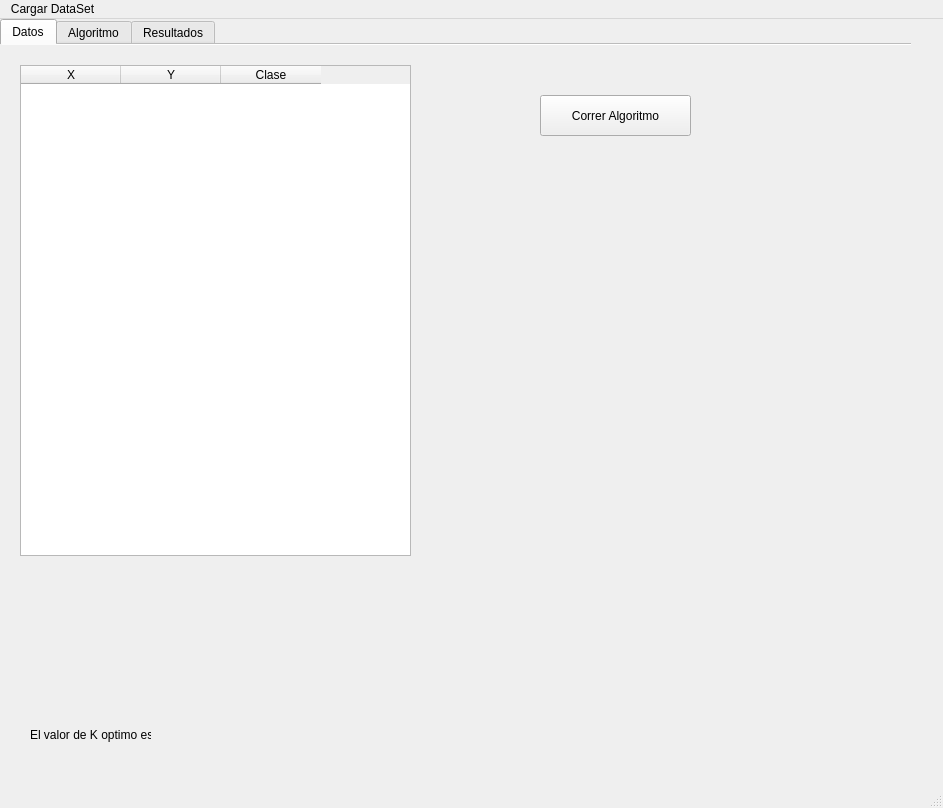
<?xml version="1.0" encoding="UTF-8"?>
<ui version="4.0">
 <class>MainWindow</class>
 <widget class="QMainWindow" name="MainWindow">
  <property name="geometry">
   <rect>
    <x>0</x>
    <y>0</y>
    <width>943</width>
    <height>808</height>
   </rect>
  </property>
  <property name="windowTitle">
   <string>MainWindow</string>
  </property>
  <widget class="QWidget" name="centralwidget">
   <widget class="QTabWidget" name="tabWidget">
    <property name="geometry">
     <rect>
      <x>0</x>
      <y>0</y>
      <width>911</width>
      <height>671</height>
     </rect>
    </property>
    <property name="currentIndex">
     <number>0</number>
    </property>
    <property name="documentMode">
     <bool>true</bool>
    </property>
    <property name="tabsClosable">
     <bool>false</bool>
    </property>
    <property name="movable">
     <bool>true</bool>
    </property>
    <property name="tabBarAutoHide">
     <bool>true</bool>
    </property>
    <widget class="QWidget" name="tab">
     <attribute name="title">
      <string>Datos</string>
     </attribute>
     <widget class="QTableWidget" name="tableWidget">
      <property name="geometry">
       <rect>
        <x>20</x>
        <y>20</y>
        <width>391</width>
        <height>491</height>
       </rect>
      </property>
      <column>
       <property name="text">
        <string>X</string>
       </property>
      </column>
      <column>
       <property name="text">
        <string>Y</string>
       </property>
      </column>
      <column>
       <property name="text">
        <string>Clase</string>
       </property>
      </column>
     </widget>
     <widget class="QPushButton" name="pushButton">
      <property name="geometry">
       <rect>
        <x>540</x>
        <y>50</y>
        <width>151</width>
        <height>41</height>
       </rect>
      </property>
      <property name="text">
       <string>Correr Algoritmo</string>
      </property>
     </widget>
    </widget>
    <widget class="QWidget" name="tab_2">
     <attribute name="title">
      <string>Algoritmo</string>
     </attribute>
    </widget>
    <widget class="QWidget" name="tab_3">
     <attribute name="title">
      <string>Resultados</string>
     </attribute>
     <widget class="QWidget" name="verticalLayoutWidget">
      <property name="geometry">
       <rect>
        <x>10</x>
        <y>40</y>
        <width>451</width>
        <height>301</height>
       </rect>
      </property>
      <layout class="QVBoxLayout" name="grafico1"/>
     </widget>
     <widget class="QWidget" name="verticalLayoutWidget_2">
      <property name="geometry">
       <rect>
        <x>460</x>
        <y>40</y>
        <width>451</width>
        <height>301</height>
       </rect>
      </property>
      <layout class="QVBoxLayout" name="grafico2"/>
     </widget>
     <widget class="QWidget" name="verticalLayoutWidget_3">
      <property name="geometry">
       <rect>
        <x>10</x>
        <y>340</y>
        <width>451</width>
        <height>301</height>
       </rect>
      </property>
      <layout class="QVBoxLayout" name="grafico3"/>
     </widget>
     <widget class="QWidget" name="verticalLayoutWidget_4">
      <property name="geometry">
       <rect>
        <x>460</x>
        <y>340</y>
        <width>451</width>
        <height>301</height>
       </rect>
      </property>
      <layout class="QVBoxLayout" name="grafico4"/>
     </widget>
    </widget>
   </widget>
   <widget class="QLabel" name="k_value">
    <property name="geometry">
     <rect>
      <x>140</x>
      <y>700</y>
      <width>131</width>
      <height>31</height>
     </rect>
    </property>
    <property name="text">
     <string/>
    </property>
   </widget>
   <widget class="QLabel" name="label">
    <property name="geometry">
     <rect>
      <x>30</x>
      <y>700</y>
      <width>121</width>
      <height>31</height>
     </rect>
    </property>
    <property name="text">
     <string>El valor de K optimo es:</string>
    </property>
   </widget>
  </widget>
  <widget class="QMenuBar" name="menubar">
   <property name="geometry">
    <rect>
     <x>0</x>
     <y>0</y>
     <width>943</width>
     <height>21</height>
    </rect>
   </property>
   <widget class="QMenu" name="menucvbvb">
    <property name="title">
     <string>Cargar DataSet</string>
    </property>
    <addaction name="actionAbrir"/>
   </widget>
   <addaction name="menucvbvb"/>
  </widget>
  <widget class="QStatusBar" name="statusbar"/>
  <action name="actionAbrir">
   <property name="text">
    <string>Abrir</string>
   </property>
  </action>
 </widget>
 <resources/>
 <connections/>
</ui>
